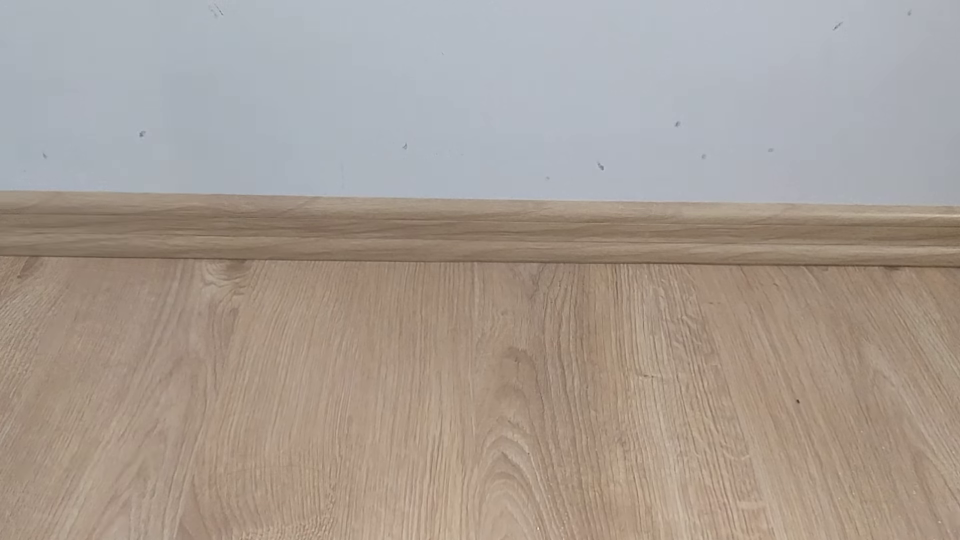
#> input picture frame 11 of house_videos/test1.mp4, 1920 x 1080 px, given in place of testing_video.mp4, which was not available (shown at 1/2 size)
$ python rotate_video.py
#> lines starting #> are read from the running program, lines starting #| are printed output that depends on the picture
import cv2

# Wczytaj nagranie wideo
video_capture = cv2.VideoCapture('testing_video.mp4')

# Sprawdź czy nagranie jest poprawnie otwarte
if not video_capture.isOpened():
    print("Nie można otworzyć nagrania wideo.")
    exit()

# Pobierz rozmiar klatki
frame_width = int(video_capture.get(cv2.CAP_PROP_FRAME_WIDTH))
frame_height = int(video_capture.get(cv2.CAP_PROP_FRAME_HEIGHT))

# Utwórz obiekt VideoWriter do zapisu nagrania z nowym obrotem
out = cv2.VideoWriter('testing_video_rotated.mp4', cv2.VideoWriter_fourcc(*'mp4v'), 25, (frame_width, frame_height))

# Kąt obrotu (w stopniach)
angle = 180

while True:
    # Wczytaj klatkę
    ret, frame = video_capture.read()
#> frame is the input picture: shape (1080, 1920, 3); mean B, G, R 148.3, 156.9, 167.3

    if not ret:
        break

    # Obróć klatkę
    rotated_frame = cv2.rotate(frame, cv2.ROTATE_180)
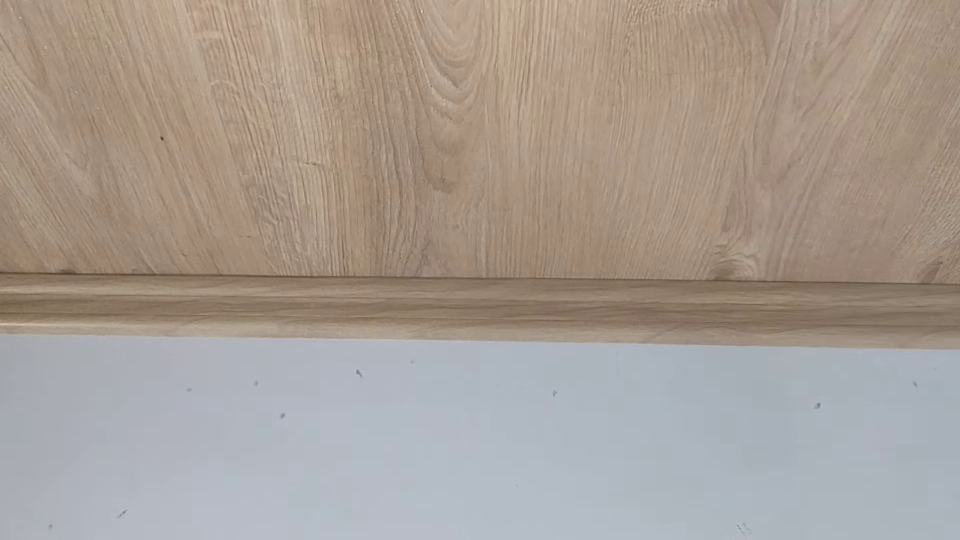
#> rotated_frame: shape (1080, 1920, 3) (shown at 1/2 size); mean B, G, R 148.3, 156.9, 167.3

    # Zapisz obroconą klatkę do nowego nagrania
    out.write(rotated_frame)

    # Wyświetl obroconą klatkę (opcjonalnie)
    cv2.imshow('Rotated Frame', rotated_frame)

    # Wyjście z pętli po naciśnięciu klawisza 'q'
    if cv2.waitKey(1) & 0xFF == ord('q'):
#> (key q is pressed here)
        break

# Zwolnij zasoby
video_capture.release()
out.release()
cv2.destroyAllWindows()

$ run again, starting later in the video
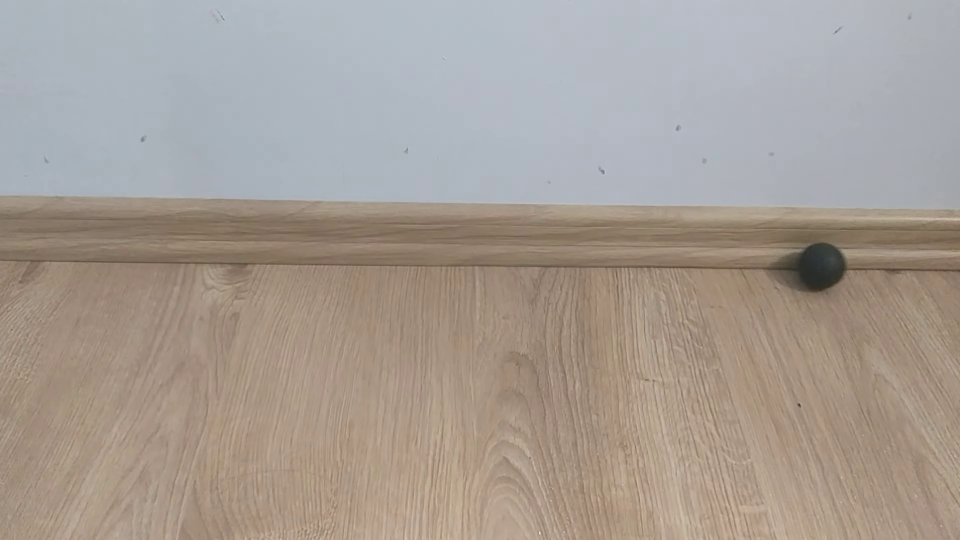
#> input picture frame 49 of house_videos/test1.mp4, 1920 x 1080 px, given in place of testing_video.mp4, which was not available (shown at 1/2 size)
#> frame is the input picture: shape (1080, 1920, 3); mean B, G, R 148.7, 156.8, 166.3
#> `rotated_frame = cv2.rotate(frame, cv2.ROTATE_180)`:
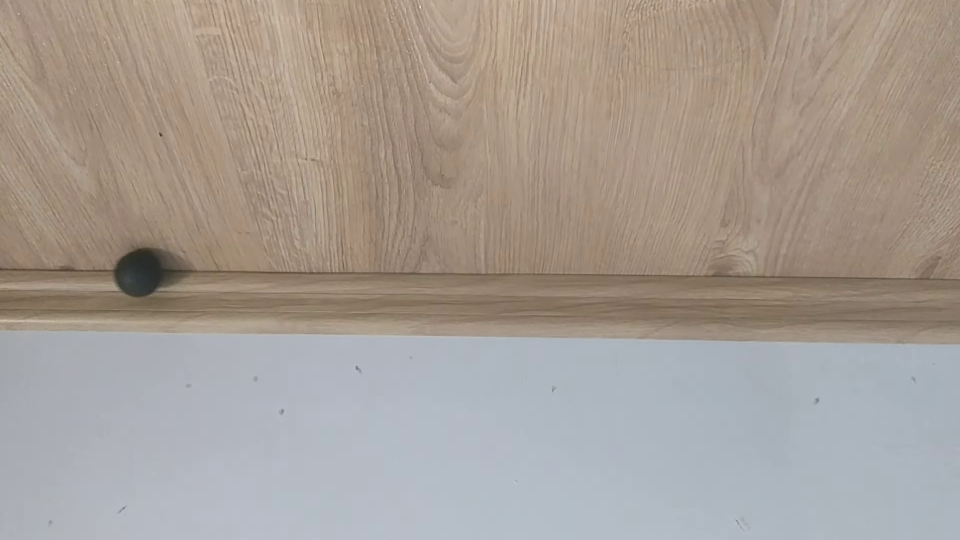
#> rotated_frame: shape (1080, 1920, 3) (shown at 1/2 size); mean B, G, R 148.7, 156.8, 166.3

$ run again, starting later in the video
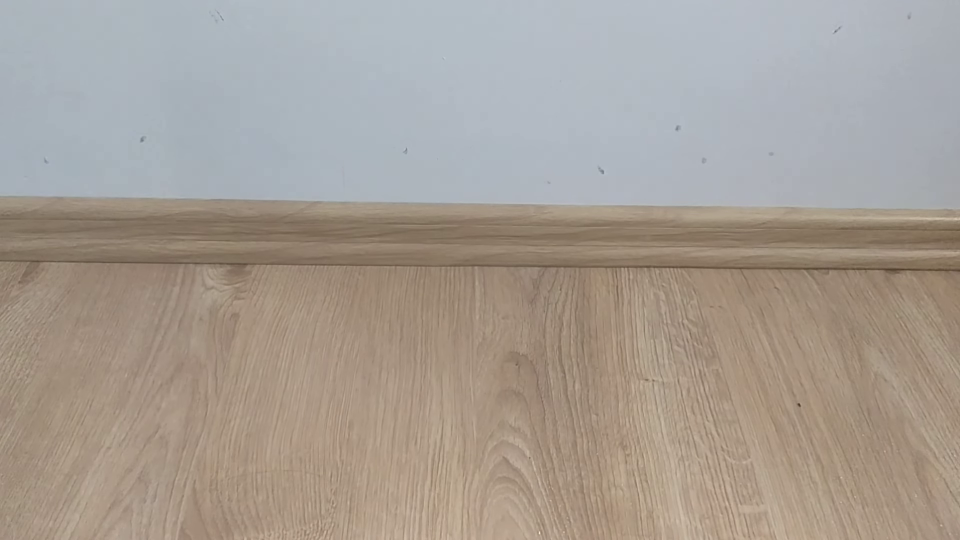
#> input picture frame 88 of house_videos/test1.mp4, 1920 x 1080 px, given in place of testing_video.mp4, which was not available (shown at 1/2 size)
#> frame is the input picture: shape (1080, 1920, 3); mean B, G, R 148.6, 157.3, 166.1
#> `rotated_frame = cv2.rotate(frame, cv2.ROTATE_180)`:
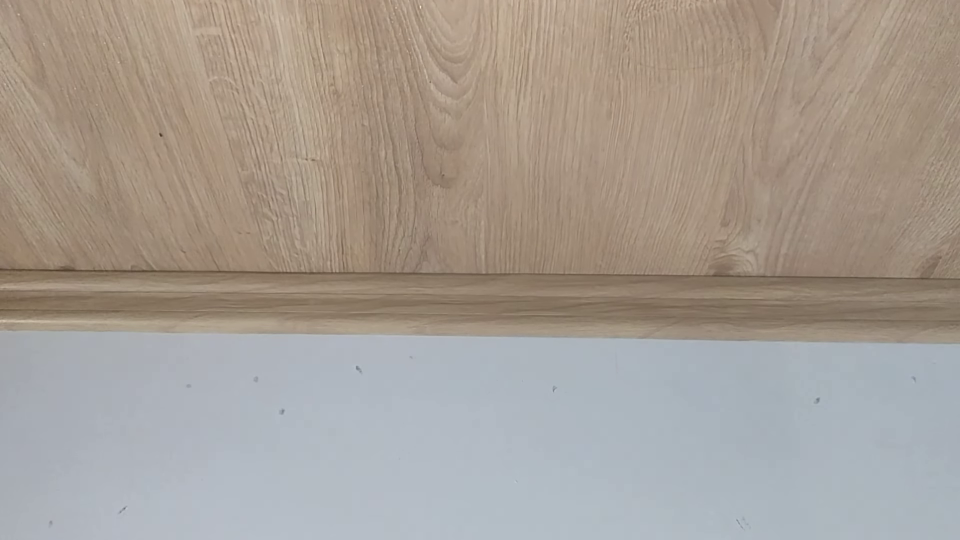
#> rotated_frame: shape (1080, 1920, 3) (shown at 1/2 size); mean B, G, R 148.6, 157.3, 166.1
